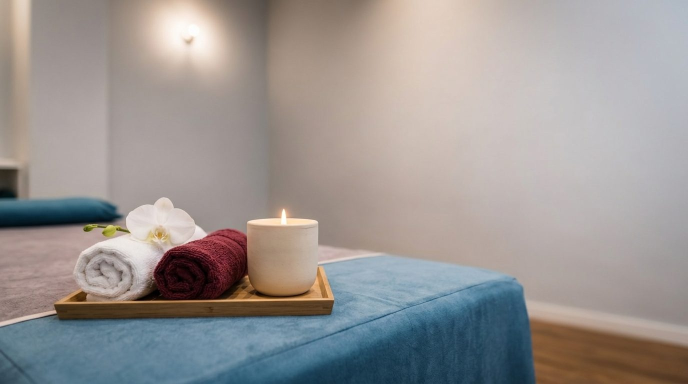
#> input picture essenza-oriente/foto/sfondo-prenota.jpg, 1376 x 768 px (shown at 1/2 size); its folder holds 8 pictures in this run
$ python prepara-foto.py
#> lines starting #> are read from the running program, lines starting #| are printed output that depends on the picture
#!/usr/bin/env python3
"""
Prepara le foto del sito a partire dai JPG originali in foto/:
  python3 prepara-foto.py
Quando arrivano le nuove foto, basta sostituire i JPG mantenendo gli
stessi nomi file e rilanciare questo script: rigenera i WebP e il
ritaglio 4:3 della foto hero per mobile. Richiede Pillow.
"""
import os
from PIL import Image

QUI = os.path.dirname(os.path.abspath(__file__))
FOTO = os.path.join(QUI, 'foto')
TRATTAMENTI = ['massaggio-oli-essenziali', 'tuina-shiatsu', 'massaggio-spa', 'riflessologia-plantare',
               'coppettazione', 'gua-sha', 'pulizia-orecchie', 'pedicure']

def salva_webp(im, nome, maxw, q=78):
    if im.width > maxw:
        im = im.resize((maxw, round(im.height * maxw / im.width)), Image.LANCZOS)
    dest = os.path.join(FOTO, nome)
    im.save(dest, 'WEBP', quality=q, method=6)
    print(f'{nome}: {im.width}x{im.height}, {os.path.getsize(dest) // 1024} KB')
    return im

def apri(nome):
#> called with nome = 'sfondo-prenota.jpg'
    return Image.open(os.path.join(FOTO, nome)).convert('RGB')
#> returned value is the input picture: PIL image 1376x768 RGB; mean R, G, B 154.7, 149.3, 147

# hero desktop (16:9 originale)
salva_webp(apri('sfondo-prenota.jpg'), 'sfondo-prenota.webp', 1376)
#| sfondo-prenota.webp: 1376x768, 25 KB

# hero mobile: ritaglio 4:3 della foto verticale, centrato sul soggetto
v = apri('sfondo-prenota-verticale.jpg')
#> call 2 of apri, with nome = 'sfondo-prenota-verticale.jpg'
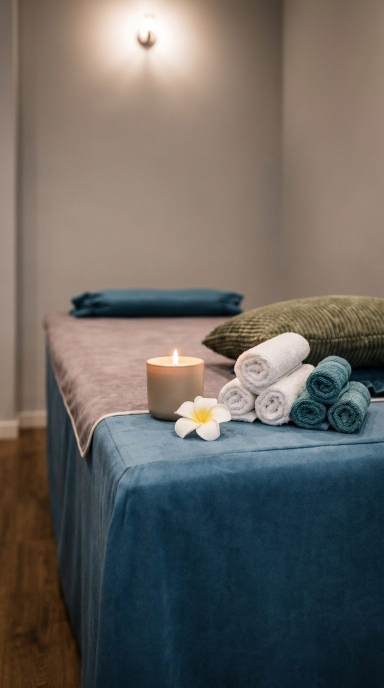
#> input picture essenza-oriente/foto/sfondo-prenota-verticale.jpg, 768 x 1376 px (shown at 1/2 size)
#> in apri, returned value is the input picture: PIL image 768x1376 RGB; mean R, G, B 105.2, 100.8, 96.3
h = round(v.width * 3 / 4)
#> h = 576
top = round((v.height - h) * 0.58)   # il lettino e la candela sono nella metà bassa
#> top = 464
m = v.crop((0, top, v.width, top + h))
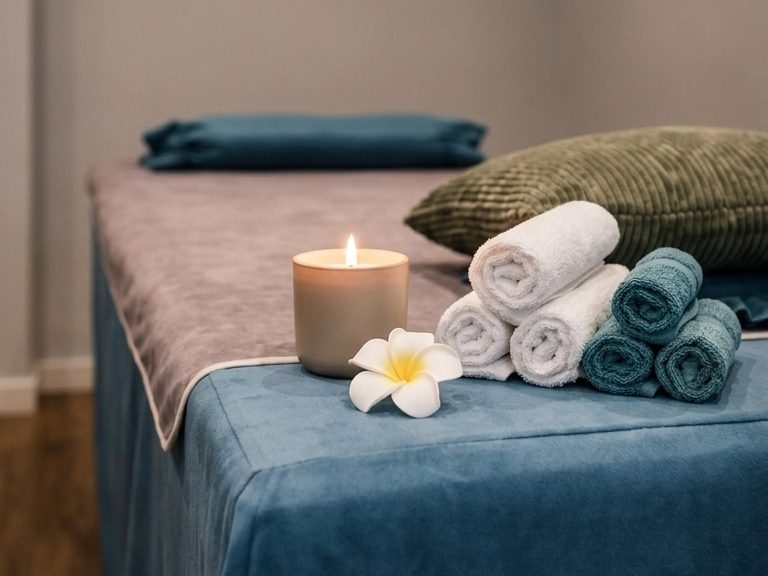
#> m: PIL image 768x576 RGB; mean R, G, B 114.5, 111.5, 107.7
m = m.resize((820, 615), Image.LANCZOS)
#> m: PIL image 820x615 RGB
m.save(os.path.join(FOTO, 'sfondo-prenota-mobile.jpg'), 'JPEG', quality=82, optimize=True, progressive=True)
salva_webp(m, 'sfondo-prenota-mobile.webp', 820, 76)
#| sfondo-prenota-mobile.webp: 820x615, 22 KB

# pagine trattamento
for t in TRATTAMENTI:
    salva_webp(apri(f'tratt-{t}.jpg'), f'tratt-{t}.webp', 1200)
#> (the run stopped early here; a loop or call above may not have finished)
